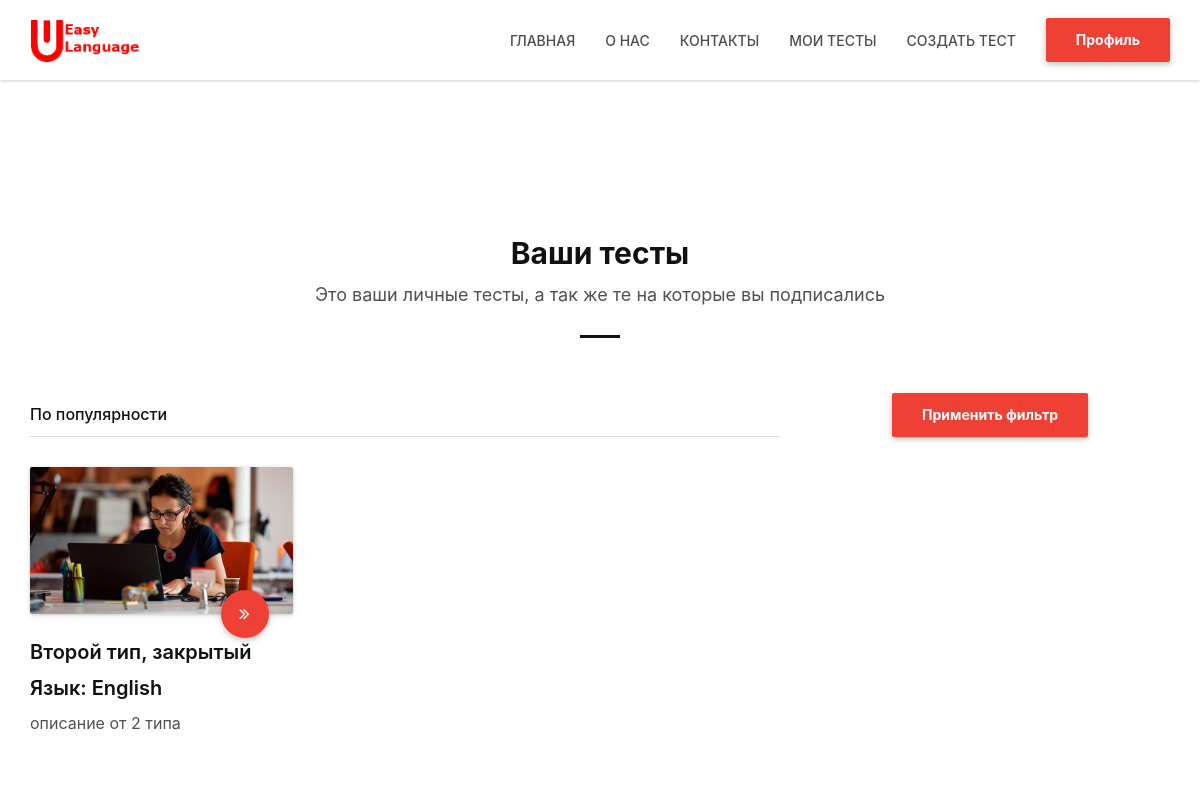
Page /my_tests/ (signed in) on the earlier database version.
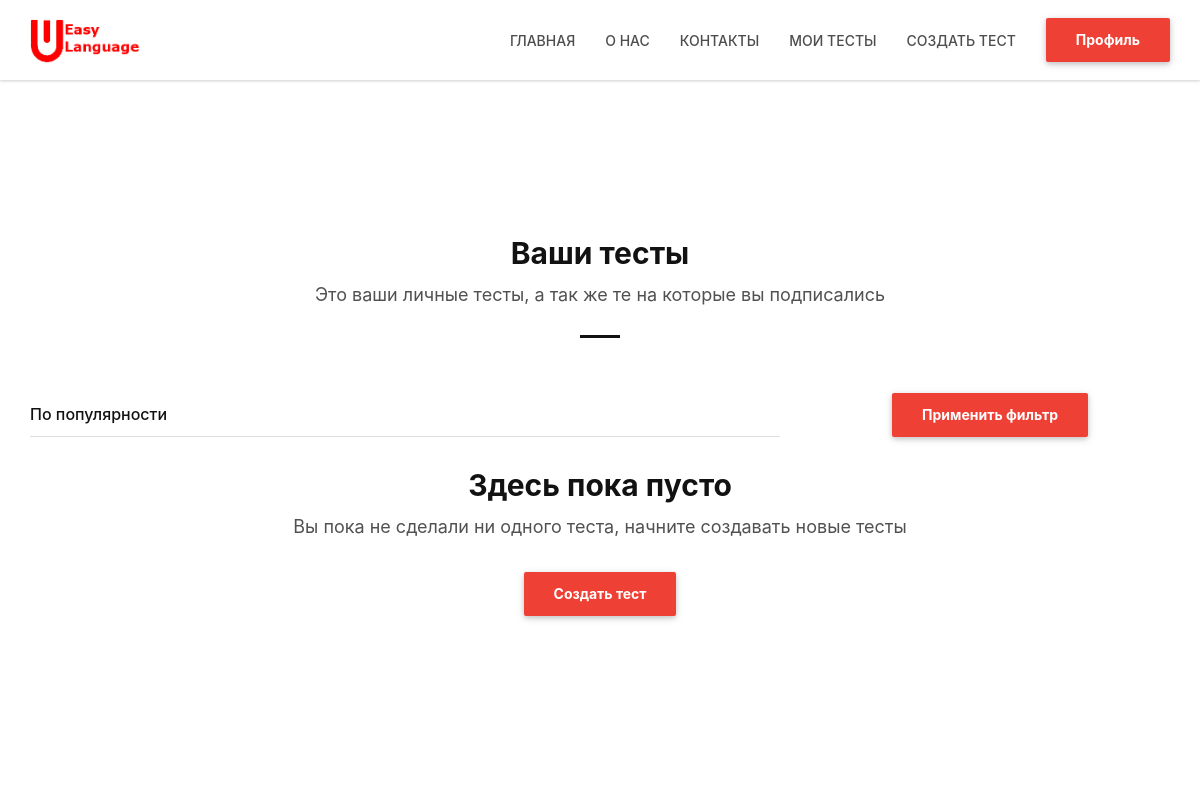
Same page on the later database version.
### data/tests.py (models this page shows)
class Test(SqlAlchemyBase, SerializerMixin):
    __tablename__ = 'tests'
    id = sqlalchemy.Column(sqlalchemy.Integer,
                           primary_key=True, autoincrement=True)
    title = sqlalchemy.Column(sqlalchemy.String, nullable=True)
    title_picture = sqlalchemy.Column(sqlalchemy.String, nullable=True)
    type = sqlalchemy.Column(sqlalchemy.String, nullable=True)
    made_date = sqlalchemy.Column(sqlalchemy.DateTime,
                                  default=datetime.datetime.now)
    creator = sqlalchemy.Column(sqlalchemy.Integer,
                                sqlalchemy.ForeignKey("users.id"))
    language_id = sqlalchemy.Column(sqlalchemy.Integer,
                                    sqlalchemy.ForeignKey("categories.id"))
    open = sqlalchemy.Column(sqlalchemy.Boolean, nullable=True,
                             default=False)
    description = sqlalchemy.Column(sqlalchemy.String, nullable=True)
    data = sqlalchemy.Column(sqlalchemy.String, nullable=True, default='{}')
    language = orm.relation('Category')
    user = orm.relation('User')

### main.py (the view)
@application.route('/my_tests/', methods=['GET', 'POST'])
@application.route('/my_tests/<int:page_id>', methods=['GET', 'POST'])
def my_tests(page_id=1):
    if not current_user.is_authenticated:
        return redirect('/login')
    db_sess = db_session.create_session()
    user = db_sess.query(User).filter(User.id == current_user.get_id()).first()
    if request.method == 'POST':
        block_filter = {'По популярности': 0, 'По названию': 1, 'По дате (сначала старые)': 2,
                        'По дате (сначала новые)': 3}
        user.current_filter = block_filter[str(request.form).split('block_filter')[-1].split("'")[2]]
        db_sess.add(user)
        db_sess.commit()
    tests = db_sess.query(Test).filter(Test.id.in_([int(i) for i in json.loads(user.user_tests).keys()])).all()
    if len(tests) // 12 + 1 < page_id:
        abort(404)
    languages = {}
    for i in db_sess.query(Category).all():
        languages[i.id] = i.name
    for i in tests:
        i.test_language = languages[i.language_id]
    if user.current_filter == 1:
        tests = sorted(tests, key=lambda x: x.title)
    if len(tests) > 12 * page_id:
        next_page_id = page_id + 1
    else:
        next_page_id = 0
    if page_id > 1:
        previous_page_id = page_id - 1
    else:
        previous_page_id = 0
    return render_template('my_tests.html', tests=tests[12 * (page_id - 1):12 * page_id],
                           current_filter=user.current_filter, page=[previous_page_id, next_page_id])

### data/db_session.py (called while the page is built)
def create_session() -> Session:
    global __factory
    return __factory()

### main.py (called while the page is built)
@login_manager.user_loader
def load_user(user_id):
    db_sess = db_session.create_session()
    return db_sess.query(User).get(user_id)

### templates/my_tests.html (shortened to what this page needs)
{% extends "main_form_design.html" %}
{% block content %}
    <div class="white-section section-lg-padding border-bottom">
        <div class="section-container">
            <div class="container">
                <div class="row">
                    <div class="title-block-container text-center">
                            <h2>Ваши тесты</h2>
                            <p>Это ваши личные тесты, а так же те на которые вы подписались</p>
                            <div class="line-separator"></div>
                        </div>
                    <div class="form-block-container text-center">
                        <form method="post" action="">
                            <div class="col-md-8">
                                <div class="form-group">
                                </div>
                            </div>
                            <div class="col-md-4">
                                <div class="form-group">
                                    <button type="submit" class="btn btn-lpbuilder wave-effect">Применить фильтр</button>
                                </div>
                            </div>
                        </form>
                    </div>
                    {% if tests %}
                        {% for test in tests %}
                            <div class="col-md-3 col-sm-6 content-block">
                                <div class="content-block-container" style="height: 333px;">
                                    <div class="image-block">
                                        <div class="image-block-container">
                                            <img src="{{ url_for('static', filename=test.title_picture) }}" alt="Image Block">
                                            <a href="/test_site/{{ test.id }}" title="Web design" class="btn-lpbuilder-circle btn-lpbuilder-circle-md wave-effect"><i class="fa fa-angle-double-right"></i></a>
                                        </div>
                                    </div>
                                    <h4>{{test.title}}</h4>
                                    <h4>Язык: {{test.test_language}}</h4>
                                    <p>{{test.description}}</p>
                                </div>
                            </div>
                        {% endfor %}
                        {% for test in range(4 - tests|length % 4) %}
                            <div class="col-md-3 col-sm-6 content-block">
                            <div class="content-block-container" style="height: 333px;">
                            </div>
                        </div>
                        {% endfor %}
                        <div class="text-center">
                        {% else %}
                        <div class="title-block-container text-center">
                            <h2>Здесь пока пусто</h2>
                            <p>Вы пока не сделали ни одного теста, начните создавать новые тесты</p>
                            <a href="/create_test" title="Создать тест" class="btn btn-lpbuilder wave-effect">Создать тест</a>
                        </div>
                        {% endif %}
                    </div>
                </div>
            </div>
        </div>
    </div>
{% endblock %}

### templates/main_form_design.html (shortened to what this page needs)
<!DOCTYPE html>
 <html lang="ru" class="no-js">
    <head>
        <link rel="stylesheet" href="{{ url_for('static', filename='js/vendor/bootstrap/css/bootstrap.min.css') }}">
        <link rel="stylesheet" href="{{ url_for('static', filename='fonts/font-awesome/css/font-awesome.min.css') }}">
        <link rel="stylesheet" href="{{ url_for('static', filename='css/social-icons.css') }}">
        <link rel="stylesheet" href="{{ url_for('static', filename='js/plugins/swiper/css/swiper.min.css') }}">
        <link rel="stylesheet" href="{{ url_for('static', filename='js/plugins/mediaelement/css/mediaelementplayer.min.css') }}">
        <link rel="stylesheet" href="{{ url_for('static', filename='js/plugins/fancybox/jquery.fancybox.min.css') }}">
        <link rel="stylesheet" href="{{ url_for('static', filename='js/plugins/wow/css/animate.min.css') }}">
        <link rel="stylesheet" href="{{ url_for('static', filename='css/style.css') }}">
		<link id="changeable-colors" rel="stylesheet" href="{{ url_for('static', filename='css/css/red.css') }}">
        <link rel="stylesheet" href="{{ url_for('static', filename='css/responsive.css') }}">
    </head>
    <body class="nbs-10" data-spy="scroll" data-target=".header-menu-container" data-offset="61">
        <div id="main-wrapper">
            <header id="header-section-1" class="header-section header-style-1">
                <div class="header-section-container">
                    <div class="header-menu">
                        <div class="header-menu" style="height: 80px;"><div class="header-menu" style="height: 80px;"><div class="header-menu" style="height: 80px;"><div class="header-menu-container header-menu-stuck">
                            <nav class="navbar">
                                <div class="container">
                                    <div class="row">
                                        <div class="col-md-12">
                                            <div class="navbar-header">
                                                <a href="/" class="navbar-brand" title="Easy Language">
                                                    <img src="{{ url_for('static', filename='images/logo.png') }}" alt="Easy Language">
                                                </a>
                                            </div>
                                            <div class="collapse navbar-collapse">
                                                <ul class="nav navbar-nav navbar-right">
                                                    <li>
                                                        <a href="/" title="Главная">Главная</a>
                                                    </li>
                                                    <li>
                                                        <a href="/info" title="О нас">О нас</a>
                                                    </li>
                                                    <li>
                                                        <a href="/contacts" title="Контакты">Контакты</a>
                                                    </li>
                                                    <li>
                                                        <a href="/my_tests" title="Мои тесты">Мои тесты</a>
                                                    </li>
                                                    <li>
                                                        <a href="/create_test" title="Создать тест">Создать тест</a>
                                                    </li>
                                                    <li>
                                                        <a href="/profile" title="Профиль" class="btn btn-lpbuilder wave-effect">Профиль</a>
                                                    </li>
                                                </ul>
                                            </div>
                                        </div>
                                    </div>
                                </div>
                            </nav>
                        </div></div></div></div>
                    </div>
                </div>
            </header>
            {% block content %}{% endblock %}
        </div>
    </body>
</html>

### static/css/css/red.css (style rules this page uses)
.btn-lpbuilder,.btn-lpbuilder:focus,.main-background-color { background-color:#ef4035!important }
.accordion-block-container .panel-title a,.contact-block-container h2 a:hover,.content-block-container a.main-link-style-1 i,.content-block-container h4 a:hover,.content-block-container h6 a:hover,.content-block-container:hover i.circle-icon-block,.counter-block-container i,.cta-block-style-1 i.fa,.flickr-feed-block>h4 a:hover,.lpbuilder-events-month-badge,.info-block-container a:hover,.instagram-feed-block>h4 a:hover,.link-widget-block ul li a:hover,.main-color,.meta-block-container .meta-block-cat a:hover,.portfolio-block-container a:hover,.portfolio-block-container:hover a.main-link h4,.post-block-container .post-header h4 a:hover,.pricing-block-container .pricing-block-icon,.pricing-block-container .pricing-block-price p,.schedule-block-container a:hover,.select-menu-list li.selected,.skills-block-container h4 a:hover,.team-block-container .team-block-title a:hover,.team-block-container .team-block-title h6 a,.team-block-style-13 a.main-link:hover *,.team-popover .team-block-title a:hover,.text-widget-block a:hover,.timeline-footer .date-block i,.timeline-footer h4 a:hover,.twitter-feed-block .lpbuilder-twitter-item .twitter-buttons a:hover,.twitter-feed-block .lpbuilder-twitter-item .twitter-date a:hover,.twitter-feed-block .lpbuilder-twitter-item .twitter-tweet a:hover,a,ol.breadcrumb>li a:hover,ul.list-icon li i { color:#ef4035 }

Differences in the rows shown:
removed Test: title_picture (picture), title "Второй тип, закрытый", test_language "English", description "описание от 2 типа"
Other differences:
text now shown: "Здесь пока пусто Вы пока не сделали ни одного теста, начните создавать новые тесты Создать тест"
